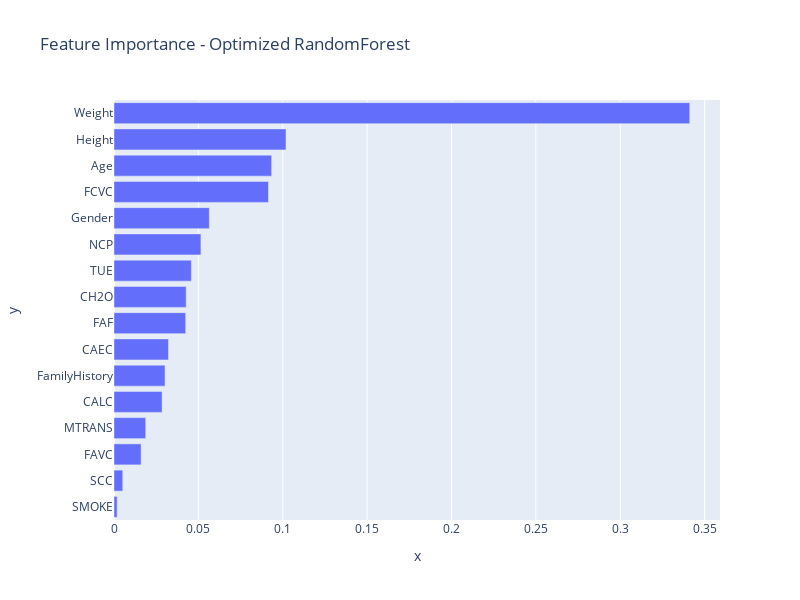

The cell this chart's notebook holds for it:
### Code cell
param_grid = {
    'n_estimators': [25, 50, 100],  # Number of trees
    'max_depth': [10, 15, 20, None],  # Maximum depth of each tree
    'max_features': [2, 4, 'sqrt'],  # Number of features to consider at each split
    'criterion': ['gini', 'entropy']  # Splitting criterion
}


rf_model = RandomForestClassifier()


grid_search = GridSearchCV(
    estimator=rf_model,
    param_grid=param_grid,
    cv=5,  
    scoring='accuracy',
    verbose=1,  
    n_jobs=-1  
)


grid_search.fit(data_train, target_train)


best_params = grid_search.best_params_
best_model = grid_search.best_estimator_


print("Best Parameters:", best_params)


target_test_pred = best_model.predict(data_test)
test_accuracy = accuracy_score(target_test, target_test_pred)
print(f"Test Accuracy with Best Model: {test_accuracy:.2f}%")


target_train_pred = best_model.predict(data_train)
train_accuracy = accuracy_score(target_train, target_train_pred)
print(f"Train Accuracy with Best Model: {train_accuracy:.2f}%")


title_ = 'Feature Importance - Optimized RandomForest'
px.bar(
    x=best_model.feature_importances_,
    y=data.columns,
    title=title_,
    width=800,
    height=600
).update_yaxes(categoryorder="total ascending").show()


target_test_pred = best_model.predict(data_test)


cm = confusion_matrix(target_test, target_test_pred)


disp = ConfusionMatrixDisplay(confusion_matrix=cm, display_labels=best_model.classes_)
disp.plot(cmap='Blues', values_format='d')
plt.title('Confusion Matrix for Optimized Random Forest Model')
plt.show()

### Figure 1 — Plotly figure (JSON) as saved in the notebook; plotly's stock layout.template omitted (floating-point values rounded to 4 significant figures)
{"data": [{"alignmentgroup": "True", "hovertemplate": "x=%{x}<br>y=%{y}<extra></extra>", "legendgroup": "", "marker": {"color": "#636efa", "pattern": {"shape": ""}}, "name": "", "offsetgroup": "", "orientation": "h", "showlegend": false, "textposition": "auto", "type": "bar", "x": [0.05647, 0.09342, 0.1019, 0.3411, 0.03023, 0.01604, 0.09155, 0.05151, 0.03231, 0.00184, 0.04276, 0.005201, 0.04248, 0.04583, 0.0285, 0.01878], "xaxis": "x", "y": ["Gender", "Age", "Height", "Weight", "FamilyHistory", "FAVC", "FCVC", "NCP", "CAEC", "SMOKE", "CH2O", "SCC", "FAF", "TUE", "CALC", "MTRANS"], "yaxis": "y"}], "layout": {"barmode": "relative", "height": 600, "legend": {"tracegroupgap": 0}, "title": {"text": "Feature Importance - Optimized RandomForest"}, "width": 800, "xaxis": {"anchor": "y", "autorange": true, "domain": [0, 1], "range": [0, 0.3591], "title": {"text": "x"}, "type": "linear"}, "yaxis": {"anchor": "x", "autorange": true, "categoryorder": "total ascending", "domain": [0, 1], "range": [-0.5, 15.5], "title": {"text": "y"}, "type": "category"}}}
